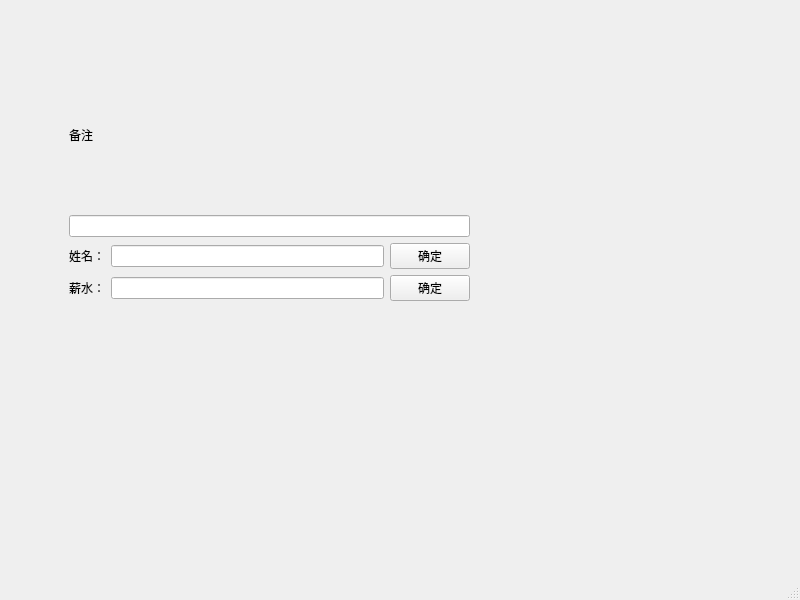
<?xml version="1.0" encoding="UTF-8"?>
<ui version="4.0">
 <class>MainWindow</class>
 <widget class="QMainWindow" name="MainWindow">
  <property name="geometry">
   <rect>
    <x>0</x>
    <y>0</y>
    <width>800</width>
    <height>600</height>
   </rect>
  </property>
  <property name="windowTitle">
   <string>MainWindow</string>
  </property>
  <widget class="QWidget" name="centralwidget">
   <widget class="QWidget" name="">
    <property name="geometry">
     <rect>
      <x>69</x>
      <y>60</y>
      <width>401</width>
      <height>241</height>
     </rect>
    </property>
    <layout class="QVBoxLayout" name="verticalLayout">
     <item>
      <widget class="QLabel" name="label">
       <property name="text">
        <string>备注</string>
       </property>
      </widget>
     </item>
     <item>
      <widget class="QLineEdit" name="lineEdit_3"/>
     </item>
     <item>
      <layout class="QHBoxLayout" name="horizontalLayout_2">
       <item>
        <widget class="QLabel" name="label_2">
         <property name="text">
          <string>姓名：</string>
         </property>
        </widget>
       </item>
       <item>
        <widget class="QLineEdit" name="lineEdit"/>
       </item>
       <item>
        <widget class="QPushButton" name="pushButton">
         <property name="text">
          <string>确定</string>
         </property>
        </widget>
       </item>
      </layout>
     </item>
     <item>
      <layout class="QHBoxLayout" name="horizontalLayout">
       <item>
        <widget class="QLabel" name="label_3">
         <property name="text">
          <string>薪水：</string>
         </property>
        </widget>
       </item>
       <item>
        <widget class="QLineEdit" name="lineEdit_2"/>
       </item>
       <item>
        <widget class="QPushButton" name="pushButton_2">
         <property name="text">
          <string>确定</string>
         </property>
        </widget>
       </item>
      </layout>
     </item>
    </layout>
   </widget>
  </widget>
  <widget class="QMenuBar" name="menubar">
   <property name="geometry">
    <rect>
     <x>0</x>
     <y>0</y>
     <width>800</width>
     <height>23</height>
    </rect>
   </property>
  </widget>
  <widget class="QStatusBar" name="statusbar"/>
 </widget>
 <resources/>
 <connections/>
</ui>
